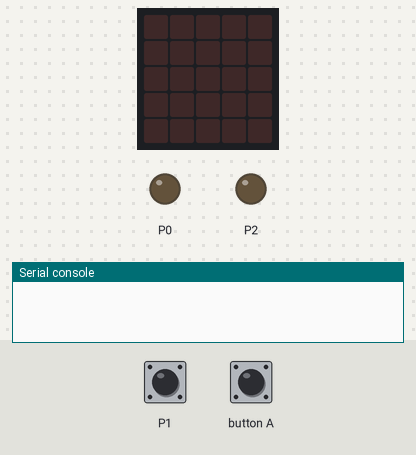
Simulated run of this program. Board: BBC micro:bit running MicroPython. Parts: the board's 5×5 LED display, output pins drawn as LEDs (lit = HIGH), the last lines printed to the serial console. Inputs (shaded band) come from the test bench; at power-on: P1 LOW. Random numbers come from a fixed seed.

Above: at 1.2 s.
1.3 s: button A pressed for 0.15 s
At 1.49 s:
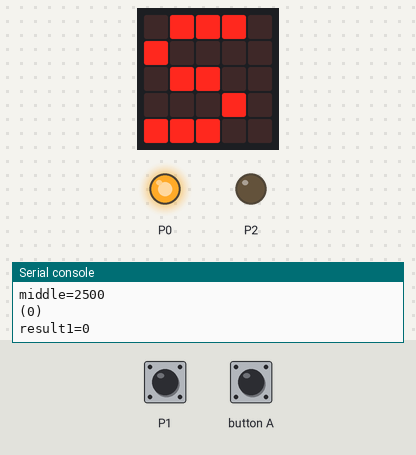
4.3 s: P1 pulled HIGH for 3.2 s
At 6.9 s:
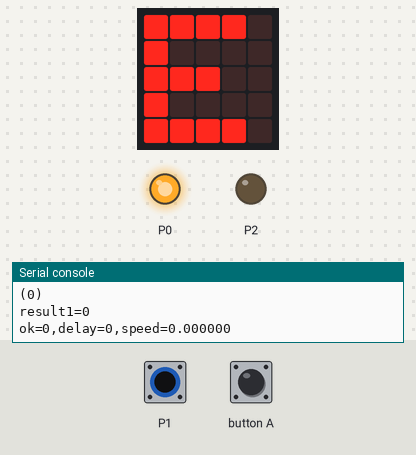
9.0 s: button A pressed for 1 s
At 14.27 s:
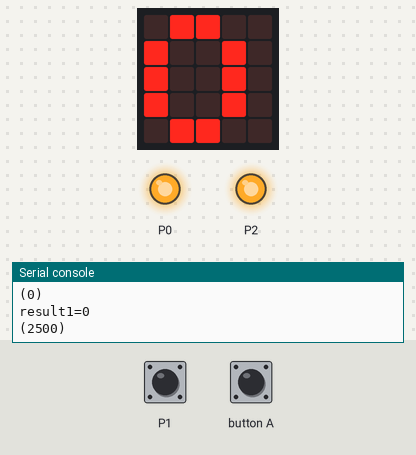
Timing chart, 0 to 14.2 s (numbered marks = the images above; inputs shaded):
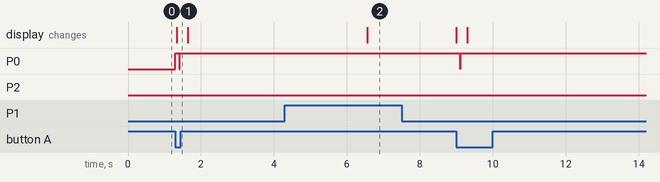

Measured:
- after the input at 1.3 s, P0: LOW → HIGH at once, → LOW 0.10 s later, → HIGH 0.01 s later; the display: changes at once (image 1)
- after the input at 4.3 s, the display: changes after 2.3 s (image 2)
- after the input at 9.0 s, P0: HIGH → LOW after 0.10 s, → HIGH 0.01 s later

The program:

OpenCR_isr_auto.py
```python
# (licence header left out)
from microbit import *
import utime
import random

def_cnt =1000
#sleep_us: (0) max speed, (>0) sleep delay us
def outclock_bycnt_delay(target_cnt,sleep_us):
    test_cnt = 0
    if sleep_us>0:
        while True:
            if test_cnt == target_cnt:
                break
            pin2.write_digital(1)
            utime.sleep_us(sleep_us)
            pin2.write_digital(0)
            utime.sleep_us(sleep_us)
            test_cnt +=1
    else:
        while True:
            if test_cnt == target_cnt:
                break
            pin2.write_digital(1)
            pin2.write_digital(0)
            test_cnt +=1

#min_us: minimal sleep delay, unit us, 0 mean max speed
#max_us: max sleep delay , unit us
#step: search minimal step
#fake: (0)- not fake, normal (1)-fake mode
#return: [PASS/Fail,selected delay(us),speed(Hz)]
#usage: both min_us,max_us % step == 0 , delay parameters used in sleep between signal change, 1 clock need 2 sleep
#ex: search_max_speed(0,5000,100,0)
def search_max_speed(min_us,max_us,step,fake):
    global def_cnt
    if (min_us) % step or (max_us % step):
        return [False,0,0]
    range_cur = [min_us,0,max_us]
    if fake:
        tested = [0,-1, 1]#[0,-1, 1]
    else:
        tested = [ -1,-1,-1 ] # 0 : fail, 1: pass, -1: not test yet
    rate = [0,0,0]
    speed = 0
    rate_cur = -1
    while True:#[0,0,1], [0,1,0]
        middle = int((range_cur[0] + range_cur[2] )/2)
        middle = int(middle/step)*step
        print("middle=%i"%(middle))
        range_cur[1] = middle
        tested[1] = -1
        if tested[0]>=0 and tested[2]>=0:
            if middle == range_cur[0] or middle == range_cur[2]: #not need more test
                return [True,range_cur[2],rate[2]]


        for i in range(3): #[1,-1,-1], [0,1,-1], [0,0,1],[0,0,0]
            if tested[i] == -1:
                time_start = utime.ticks_us()
                pin0.write_digital(1)
                outclock_bycnt_delay(def_cnt,range_cur[i])
                if pin1.read_digital()==1: # no response
                    display.show("X")
                    return [False,0,0]

                pin0.write_digital(0)
                time_end = utime.ticks_us()
                print("(%i)"%(range_cur[i]))
                time_used = time_end - time_start
                rate[i] = def_cnt* (1000000/time_used)
                sleep(10)
                result1 = pin1.read_digital()
                if fake:
                    result1 = random.randint(0, 2) % 2 # random 1/2
                print("result1=%i"%(result1))
                if result1==1:
                    tested[i] = 1
                    display.show("1")
                    rate_cur = range_cur[i]
                    break
                else:
                    tested[i] = 0
                    display.show("0")

        #prepare next
        if tested[0]==1: #min_us pass
            return [True, range_cur[0],rate[0] ]
        if tested[2] == 0: # min_us fail
            return [False, range_cur[2],rate[2] ]

        if tested[1]==1:
            range_cur[2] = range_cur[1]
            rate[2] = rate[1]
            tested[2] = 1
        else:
            range_cur[0] = range_cur[1]
            tested[0] = 0
            rate[0] = rate[1]


pin0.write_digital(0)
while True:
    if button_a.was_pressed():
        display.show("S")
        ok,delay,speed = search_max_speed(0,5000,10,False)
        print("ok=%i,delay=%i,speed=%f"%(ok,delay,speed))
        display.show("E")
```
